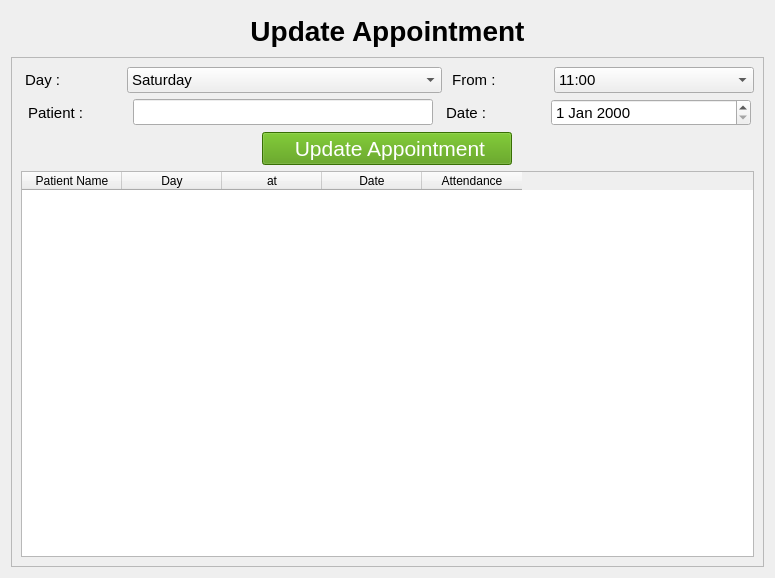
<?xml version="1.0" encoding="UTF-8"?>
<ui version="4.0">
 <class>Form</class>
 <widget class="QWidget" name="Form">
  <property name="geometry">
   <rect>
    <x>0</x>
    <y>0</y>
    <width>775</width>
    <height>578</height>
   </rect>
  </property>
  <property name="windowTitle">
   <string>Update Appointment</string>
  </property>
  <property name="windowIcon">
   <iconset>
    <normaloff>icons/005-add.png</normaloff>icons/005-add.png</iconset>
  </property>
  <layout class="QVBoxLayout" name="verticalLayout_3">
   <item>
    <widget class="QPushButton" name="pushButton_2">
     <property name="font">
      <font>
       <pointsize>21</pointsize>
       <weight>75</weight>
       <bold>true</bold>
      </font>
     </property>
     <property name="text">
      <string>Update Appointment</string>
     </property>
     <property name="icon">
      <iconset>
       <normaloff>icons/edit.png</normaloff>icons/edit.png</iconset>
     </property>
     <property name="iconSize">
      <size>
       <width>30</width>
       <height>30</height>
      </size>
     </property>
     <property name="flat">
      <bool>true</bool>
     </property>
    </widget>
   </item>
   <item>
    <widget class="QScrollArea" name="scrollArea">
     <property name="font">
      <font>
       <pointsize>11</pointsize>
      </font>
     </property>
     <property name="widgetResizable">
      <bool>true</bool>
     </property>
     <widget class="QWidget" name="scrollAreaWidgetContents">
      <property name="geometry">
       <rect>
        <x>0</x>
        <y>0</y>
        <width>751</width>
        <height>496</height>
       </rect>
      </property>
      <layout class="QVBoxLayout" name="verticalLayout_2">
       <item>
        <layout class="QVBoxLayout" name="verticalLayout">
         <item>
          <layout class="QHBoxLayout" name="horizontalLayout">
           <item>
            <widget class="QLabel" name="label_3">
             <property name="maximumSize">
              <size>
               <width>100</width>
               <height>16777215</height>
              </size>
             </property>
             <property name="font">
              <font>
               <pointsize>11</pointsize>
              </font>
             </property>
             <property name="text">
              <string> Day :</string>
             </property>
            </widget>
           </item>
           <item>
            <widget class="QComboBox" name="comboBox_2">
             <item>
              <property name="text">
               <string>Saturday</string>
              </property>
             </item>
             <item>
              <property name="text">
               <string>Sunday</string>
              </property>
             </item>
             <item>
              <property name="text">
               <string>Monday</string>
              </property>
             </item>
             <item>
              <property name="text">
               <string>Tuesday</string>
              </property>
             </item>
             <item>
              <property name="text">
               <string>Wednesday</string>
              </property>
             </item>
             <item>
              <property name="text">
               <string>Thursday</string>
              </property>
             </item>
            </widget>
           </item>
           <item>
            <widget class="QLabel" name="label">
             <property name="maximumSize">
              <size>
               <width>100</width>
               <height>16777215</height>
              </size>
             </property>
             <property name="text">
              <string> From :</string>
             </property>
            </widget>
           </item>
           <item>
            <widget class="QComboBox" name="comboBox">
             <property name="maximumSize">
              <size>
               <width>200</width>
               <height>16777215</height>
              </size>
             </property>
             <item>
              <property name="text">
               <string>11:00</string>
              </property>
             </item>
             <item>
              <property name="text">
               <string>12:00</string>
              </property>
             </item>
             <item>
              <property name="text">
               <string>01:30</string>
              </property>
             </item>
             <item>
              <property name="text">
               <string>03:00</string>
              </property>
             </item>
             <item>
              <property name="text">
               <string>04:30</string>
              </property>
             </item>
             <item>
              <property name="text">
               <string>06:00</string>
              </property>
             </item>
            </widget>
           </item>
          </layout>
         </item>
         <item>
          <layout class="QHBoxLayout" name="horizontalLayout_7">
           <item>
            <widget class="QLabel" name="label_2">
             <property name="maximumSize">
              <size>
               <width>100</width>
               <height>16777215</height>
              </size>
             </property>
             <property name="text">
              <string> Patient :</string>
             </property>
            </widget>
           </item>
           <item>
            <widget class="QLineEdit" name="lineEdit">
             <property name="sizePolicy">
              <sizepolicy hsizetype="Expanding" vsizetype="Fixed">
               <horstretch>0</horstretch>
               <verstretch>0</verstretch>
              </sizepolicy>
             </property>
             <property name="maximumSize">
              <size>
               <width>300</width>
               <height>16777215</height>
              </size>
             </property>
            </widget>
           </item>
           <item>
            <widget class="QLabel" name="label_4">
             <property name="maximumSize">
              <size>
               <width>100</width>
               <height>16777215</height>
              </size>
             </property>
             <property name="text">
              <string> Date :</string>
             </property>
            </widget>
           </item>
           <item>
            <widget class="QDateEdit" name="dateEdit">
             <property name="maximumSize">
              <size>
               <width>200</width>
               <height>16777215</height>
              </size>
             </property>
            </widget>
           </item>
          </layout>
         </item>
        </layout>
       </item>
       <item>
        <layout class="QHBoxLayout" name="horizontalLayout_8">
         <item>
          <widget class="QPushButton" name="addrecord">
           <property name="maximumSize">
            <size>
             <width>250</width>
             <height>1000</height>
            </size>
           </property>
           <property name="font">
            <font>
             <pointsize>16</pointsize>
             <weight>50</weight>
             <bold>false</bold>
            </font>
           </property>
           <property name="styleSheet">
            <string notr="true">background-color: rgb(78, 154, 6);
color: rgb(255, 255, 255);</string>
           </property>
           <property name="text">
            <string>  Update Appointment </string>
           </property>
          </widget>
         </item>
        </layout>
       </item>
       <item>
        <layout class="QHBoxLayout" name="horizontalLayout_2">
         <item>
          <widget class="QTableWidget" name="tableWidget">
           <property name="styleSheet">
            <string notr="true">border-color: rgb(152, 152, 152);</string>
           </property>
           <column>
            <property name="text">
             <string>Patient Name</string>
            </property>
           </column>
           <column>
            <property name="text">
             <string>Day</string>
            </property>
           </column>
           <column>
            <property name="text">
             <string>at</string>
            </property>
           </column>
           <column>
            <property name="text">
             <string>Date</string>
            </property>
           </column>
           <column>
            <property name="text">
             <string>Attendance</string>
            </property>
           </column>
          </widget>
         </item>
        </layout>
       </item>
      </layout>
     </widget>
    </widget>
   </item>
  </layout>
 </widget>
 <resources/>
 <connections/>
</ui>
